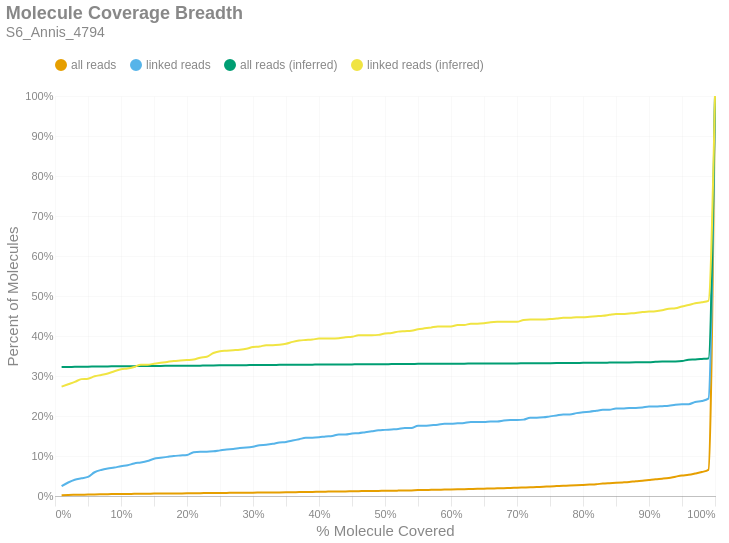

The notebook cell saved with this chart:
### Markdown cell above
### Molecule Read Coverage
This chart shows molecule coverage breadth as computed by the number of bases aligned to that molecule. In other words, "*how much of each unique long molecule is actually sequenced/aligned?*" Keep in mind there is a distinction between sequences and alignments, since some sequences belonging to a particular molecule may not align well and wouldn't appear in the alignment data. This chart also shows molecule coverage breadth as computed by the *inferred fragment* from which the aligned sequences originate. Unlike read coverage, this calculation takes into account the total insert size, including unsequenced gaps between the forward and reverse reads. Like the previous figures, these are cumulative percents.

### Code cell
if SKIPLR:
    print_html(f"Skipped")
else:
    binned_df = consolidated_hist(valids['coverage_bp'], mask, 0.01, True)
    binned_df_inf = consolidated_hist(valids['coverage_inserts'], mask, 0.01, True)
    binned_df = binned_df.with_columns(pl.lit(binned_df_inf['all reads (cumsum)']).alias('all reads (inferred)'))
    binned_df = binned_df.with_columns(pl.lit(binned_df_inf['linked reads (cumsum)']).alias('linked reads (inferred)'))
    binned_df = binned_df.with_columns(
        (pl.col('bin').cast(pl.Float64) + 0.01).alias('right_edge')
    )

    with SafeRender(binned_df):
        (
            density_plot(binned_df, 'Molecule Coverage Breadth', samplename, 'molcov', ['all reads (inferred)','linked reads (inferred)'])
            .encode(
                #x=alt.X('bin:Q', title="% Molecule Covered").axis(format = '%').scale(padding=0),
                x=alt.X('right_edge:Q', title="% Molecule Covered").axis(format='%').scale(padding=0),
                y=alt.Y('value:Q', title='Percent of Molecules')
                    .axis(format='%')
                    .stack(False)
                    .scale(domainMin=0, padding=0),
                color=alt.Color("key:N").scale(domain = ["all reads", "linked reads", "all reads (inferred)", "linked reads (inferred)"]),
                tooltip = [
                    alt.Tooltip("key:N", title = "Data Type"),
                    alt.Tooltip("range_label:N", title="% Molecule Covered"),
                    alt.Tooltip("value:Q", format = ".2%", title="% Molecules")
                ]
            )
        ).display()

### Figure 1 — Vega-Lite specification as saved in the notebook (floating-point values rounded to 4 significant figures)
{"width": "container", "height": 400, "config": {"title": {"anchor": "start", "dy": -15, "fontSize": 18, "color": "#888888", "subtitleColor": "#888888", "subtitleFontSize": 14}, "arc": {"fill": "#0072B2"}, "axis": {"domainColor": "#888888", "domainWidth": 0.5, "gridWidth": 0.2, "grid": false, "titleFontWeight": 400, "titleFontSize": 15, "labelFontSize": 11, "labelColor": "#888888", "tickColor": "#888888", "tickWidth": 0.2, "titleColor": "#888888"}, "axisBand": {"grid": false}, "axisX": {"grid": true, "tickSize": 10, "domainCap": "round"}, "axisY": {"domain": false, "grid": true, "tickSize": 0, "domainCap": "round"}, "background": "transparent", "header": {"labelFontSize": 15, "labelColor": "#888888", "titleFontSize": 15, "titleFontWeight": 600, "titleColor": "#888888"}, "legend": {"labelFont": "sans-serif", "labelFontSize": 12, "labelColor": "#888888", "symbolSize": 100, "symbolType": "circle", "titleFontSize": 12, "titlePadding": 10, "titleColor": "#888888", "title": null, "orient": "top"}, "range": {"category": ["#E69F00", "#56B4E9", "#009E73", "#F0E442", "#0072B2", "#D55E00", "#CC79A7", "#000000"], "diverging": ["#cfe8f3", "#a2d4ec", "#73bfe2", "#46abdb", "#1696d2", "#12719e"]}, "area": {"fill": "#0072B2", "fillOpacity": 0.7, "line": true, "strokeOpacity": 0.7}, "line": {"color": "#0072B2", "stroke": "#0072B2", "strokeWidth": 2}, "trail": {"color": "#0072B2", "stroke": "#0072B2", "strokeWidth": 0, "size": 1}, "point": {"filled": true, "fillOpacity": 1.0, "size": 95}, "text": {"color": "#888888", "fontSize": 11, "align": "right", "fontWeight": 400, "size": 11}, "bar": {"fill": "#0072B2", "stroke": null}, "view": {"stroke": null, "continuousWidth": 660, "continuousHeight": 400}}, "data": {"name": "data-341c920263c034fdedfe4ebc2363b2fa"}, "mark": {"type": "line", "interpolate": "monotone", "point": {"opacity": 0, "size": 275}}, "encoding": {"color": {"field": "key", "scale": {"domain": ["all reads", "linked reads", "all reads (inferred)", "linked reads (inferred)"]}, "type": "nominal"}, "tooltip": [{"field": "key", "title": "Data Type", "type": "nominal"}, {"field": "range_label", "title": "% Molecule Covered", "type": "nominal"}, {"field": "value", "format": ".2%", "title": "% Molecules", "type": "quantitative"}], "x": {"axis": {"format": "%"}, "field": "right_edge", "scale": {"padding": 0}, "title": "% Molecule Covered", "type": "quantitative"}, "y": {"axis": {"format": "%"}, "field": "value", "scale": {"domainMin": 0, "padding": 0}, "stack": false, "title": "Percent of Molecules", "type": "quantitative"}}, "params": [{"name": "param_c36ac31b6afebe62", "select": {"type": "point", "fields": ["key"]}, "bind": "legend"}], "title": {"text": "Molecule Coverage Breadth", "subtitle": "S6_Annis_4794"}, "transform": [{"fold": ["all reads (cumsum)", "linked reads (cumsum)", "all reads (inferred)", "linked reads (inferred)"]}, {"calculate": "replace(datum.key, ' (cumsum)', '')", "as": "key"}, {"filter": {"param": "param_c36ac31b6afebe62"}}], "usermeta": {"embedOptions": {"downloadFileName": "S6_Annis_4794.molcov"}}, "$schema": "https://vega.github.io/schema/vega-lite/v6.1.0.json", "datasets": {"data-341c920263c034fdedfe4ebc2363b2fa": [{"bin": "0.0", "interval": "0.0-0.01", "all reads": 0.001823, "linked reads": 0.02445, "all reads (cumsum)": 0.001823, "linked reads (cumsum)": 0.02445, "range_label": "0.0-0.01", "all reads (inferred)": 0.3222, "linked reads (inferred)": 0.2736, "right_edge": 0.01}, {"bin": "0.01", "interval": "0.01-0.02", "all reads": 0.0006405, "linked reads": 0.009313, "all reads (cumsum)": 0.002463, "linked reads (cumsum)": 0.03376, "range_label": "0.01-0.02", "all reads (inferred)": 0.3225, "linked reads (inferred)": 0.2794, "right_edge": 0.02}, {"bin": "0.02", "interval": "0.02-0.03", "all reads": 0.0004434, "linked reads": 0.006985, "all reads (cumsum)": 0.002907, "linked reads (cumsum)": 0.04075, "range_label": "0.02-0.03", "all reads (inferred)": 0.3229, "linked reads (inferred)": 0.2852, "right_edge": 0.03}, {"bin": "0.03", "interval": "0.03-0.04", "all reads": 0.0003941, "linked reads": 0.003492, "all reads (cumsum)": 0.003301, "linked reads (cumsum)": 0.04424, "range_label": "0.03-0.04", "all reads (inferred)": 0.3233, "linked reads (inferred)": 0.2922, "right_edge": 0.04}, {"bin": "0.04", "interval": "0.04-0.05", "all reads": 0.0001971, "linked reads": 0.003492, "all reads (cumsum)": 0.003498, "linked reads (cumsum)": 0.04773, "range_label": "0.04-0.05", "all reads (inferred)": 0.3234, "linked reads (inferred)": 0.2934, "right_edge": 0.05}, {"bin": "0.05", "interval": "0.05-0.06", "all reads": 0.0005419, "linked reads": 0.01164, "all reads (cumsum)": 0.00404, "linked reads (cumsum)": 0.05937, "range_label": "0.05-0.06", "all reads (inferred)": 0.3236, "linked reads (inferred)": 0.2992, "right_edge": 0.06}, {"bin": "0.06", "interval": "0.06-0.07", "all reads": 0.0003449, "linked reads": 0.005821, "all reads (cumsum)": 0.004385, "linked reads (cumsum)": 0.06519, "range_label": "0.06-0.07", "all reads (inferred)": 0.3238, "linked reads (inferred)": 0.3027, "right_edge": 0.07}, {"bin": "0.07", "interval": "0.07-0.08", "all reads": 0.0002956, "linked reads": 0.003492, "all reads (cumsum)": 0.00468, "linked reads (cumsum)": 0.06868, "range_label": "0.07-0.08", "all reads (inferred)": 0.324, "linked reads (inferred)": 0.3062, "right_edge": 0.08}, {"bin": "0.08", "interval": "0.08-0.09", "all reads": 9.853e-05, "linked reads": 0.002328, "all reads (cumsum)": 0.004779, "linked reads (cumsum)": 0.07101, "range_label": "0.08-0.09", "all reads (inferred)": 0.3242, "linked reads (inferred)": 0.312, "right_edge": 0.09}, {"bin": "0.09", "interval": "0.09-0.1", "all reads": 0.0001971, "linked reads": 0.003492, "all reads (cumsum)": 0.004976, "linked reads (cumsum)": 0.07451, "range_label": "0.09-0.1", "all reads (inferred)": 0.3244, "linked reads (inferred)": 0.3166, "right_edge": 0.1}, {"bin": "0.1", "interval": "0.1-0.11", "all reads": 9.853e-05, "linked reads": 0.002328, "all reads (cumsum)": 0.005074, "linked reads (cumsum)": 0.07683, "range_label": "0.1-0.11", "all reads (inferred)": 0.3245, "linked reads (inferred)": 0.319, "right_edge": 0.11}, {"bin": "0.11", "interval": "0.11-0.12", "all reads": 0.0003449, "linked reads": 0.004657, "all reads (cumsum)": 0.005419, "linked reads (cumsum)": 0.08149, "range_label": "0.11-0.12", "all reads (inferred)": 0.3247, "linked reads (inferred)": 0.3225, "right_edge": 0.12}, {"bin": "0.12", "interval": "0.12-0.13", "all reads": 0.0001478, "linked reads": 0.002328, "all reads (cumsum)": 0.005567, "linked reads (cumsum)": 0.08382, "range_label": "0.12-0.13", "all reads (inferred)": 0.3249, "linked reads (inferred)": 0.3283, "right_edge": 0.13}, {"bin": "0.13", "interval": "0.13-0.14", "all reads": 0.0001971, "linked reads": 0.003492, "all reads (cumsum)": 0.005764, "linked reads (cumsum)": 0.08731, "range_label": "0.13-0.14", "all reads (inferred)": 0.325, "linked reads (inferred)": 0.3283, "right_edge": 0.14}, {"bin": "0.14", "interval": "0.14-0.15", "all reads": 0.0002956, "linked reads": 0.005821, "all reads (cumsum)": 0.00606, "linked reads (cumsum)": 0.09313, "range_label": "0.14-0.15", "all reads (inferred)": 0.3251, "linked reads (inferred)": 0.3306, "right_edge": 0.15}, {"bin": "0.15", "interval": "0.15-0.16", "all reads": 9.853e-05, "linked reads": 0.002328, "all reads (cumsum)": 0.006158, "linked reads (cumsum)": 0.09546, "range_label": "0.15-0.16", "all reads (inferred)": 0.3253, "linked reads (inferred)": 0.3329, "right_edge": 0.16}, {"bin": "0.16", "interval": "0.16-0.17", "all reads": 0.0001478, "linked reads": 0.002328, "all reads (cumsum)": 0.006306, "linked reads (cumsum)": 0.09779, "range_label": "0.16-0.17", "all reads (inferred)": 0.3254, "linked reads (inferred)": 0.3353, "right_edge": 0.17}, {"bin": "0.17", "interval": "0.17-0.18", "all reads": 9.853e-05, "linked reads": 0.002328, "all reads (cumsum)": 0.006405, "linked reads (cumsum)": 0.1001, "range_label": "0.17-0.18", "all reads (inferred)": 0.3255, "linked reads (inferred)": 0.3376, "right_edge": 0.18}, {"bin": "0.18", "interval": "0.18-0.19", "all reads": 9.853e-05, "linked reads": 0.001164, "all reads (cumsum)": 0.006503, "linked reads (cumsum)": 0.1013, "range_label": "0.18-0.19", "all reads (inferred)": 0.3255, "linked reads (inferred)": 0.3388, "right_edge": 0.19}, {"bin": "0.19", "interval": "0.19-0.2", "all reads": 0.0001478, "linked reads": 0.001164, "all reads (cumsum)": 0.006651, "linked reads (cumsum)": 0.1024, "range_label": "0.19-0.2", "all reads (inferred)": 0.3256, "linked reads (inferred)": 0.3399, "right_edge": 0.2}, {"bin": "0.2", "interval": "0.2-0.21", "all reads": 0.0003941, "linked reads": 0.006985, "all reads (cumsum)": 0.007045, "linked reads (cumsum)": 0.1094, "range_label": "0.2-0.21", "all reads (inferred)": 0.3257, "linked reads (inferred)": 0.3411, "right_edge": 0.21}, {"bin": "0.21", "interval": "0.21-0.22", "all reads": 9.853e-05, "linked reads": 0.001164, "all reads (cumsum)": 0.007144, "linked reads (cumsum)": 0.1106, "range_label": "0.21-0.22", "all reads (inferred)": 0.3259, "linked reads (inferred)": 0.3458, "right_edge": 0.22}, {"bin": "0.22", "interval": "0.22-0.23", "all reads": 0.0001478, "linked reads": 0.0, "all reads (cumsum)": 0.007291, "linked reads (cumsum)": 0.1106, "range_label": "0.22-0.23", "all reads (inferred)": 0.326, "linked reads (inferred)": 0.3481, "right_edge": 0.23}, {"bin": "0.23", "interval": "0.23-0.24", "all reads": 0.0001478, "linked reads": 0.001164, "all reads (cumsum)": 0.007439, "linked reads (cumsum)": 0.1118, "range_label": "0.23-0.24", "all reads (inferred)": 0.3265, "linked reads (inferred)": 0.3574, "right_edge": 0.24}, {"bin": "0.24", "interval": "0.24-0.25", "all reads": 9.853e-05, "linked reads": 0.002328, "all reads (cumsum)": 0.007538, "linked reads (cumsum)": 0.1141, "range_label": "0.24-0.25", "all reads (inferred)": 0.3267, "linked reads (inferred)": 0.362, "right_edge": 0.25}, {"bin": "0.25", "interval": "0.25-0.26", "all reads": 0.0001971, "linked reads": 0.002328, "all reads (cumsum)": 0.007735, "linked reads (cumsum)": 0.1164, "range_label": "0.25-0.26", "all reads (inferred)": 0.3268, "linked reads (inferred)": 0.3632, "right_edge": 0.26}, {"bin": "0.26", "interval": "0.26-0.27", "all reads": 0.0002463, "linked reads": 0.001164, "all reads (cumsum)": 0.007981, "linked reads (cumsum)": 0.1176, "range_label": "0.26-0.27", "all reads (inferred)": 0.3268, "linked reads (inferred)": 0.3644, "right_edge": 0.27}, {"bin": "0.27", "interval": "0.27-0.28", "all reads": 9.853e-05, "linked reads": 0.002328, "all reads (cumsum)": 0.00808, "linked reads (cumsum)": 0.1199, "range_label": "0.27-0.28", "all reads (inferred)": 0.3269, "linked reads (inferred)": 0.3655, "right_edge": 0.28}, {"bin": "0.28", "interval": "0.28-0.29", "all reads": 9.853e-05, "linked reads": 0.001164, "all reads (cumsum)": 0.008178, "linked reads (cumsum)": 0.1211, "range_label": "0.28-0.29", "all reads (inferred)": 0.3271, "linked reads (inferred)": 0.3679, "right_edge": 0.29}, {"bin": "0.29", "interval": "0.29-0.3", "all reads": 0.0001478, "linked reads": 0.002328, "all reads (cumsum)": 0.008326, "linked reads (cumsum)": 0.1234, "range_label": "0.29-0.3", "all reads (inferred)": 0.3273, "linked reads (inferred)": 0.3725, "right_edge": 0.3}, {"bin": "0.3", "interval": "0.3-0.31", "all reads": 0.0001971, "linked reads": 0.003492, "all reads (cumsum)": 0.008523, "linked reads (cumsum)": 0.1269, "range_label": "0.3-0.31", "all reads (inferred)": 0.3274, "linked reads (inferred)": 0.3737, "right_edge": 0.31}, {"bin": "0.31", "interval": "0.31-0.32", "all reads": 0.0001971, "linked reads": 0.001164, "all reads (cumsum)": 0.00872, "linked reads (cumsum)": 0.1281, "range_label": "0.31-0.32", "all reads (inferred)": 0.3277, "linked reads (inferred)": 0.3772, "right_edge": 0.32}, {"bin": "0.32", "interval": "0.32-0.33", "all reads": 0.0001478, "linked reads": 0.002328, "all reads (cumsum)": 0.008868, "linked reads (cumsum)": 0.1304, "range_label": "0.32-0.33", "all reads (inferred)": 0.3278, "linked reads (inferred)": 0.3772, "right_edge": 0.33}, {"bin": "0.33", "interval": "0.33-0.34", "all reads": 0.0001478, "linked reads": 0.003492, "all reads (cumsum)": 0.009016, "linked reads (cumsum)": 0.1339, "range_label": "0.33-0.34", "all reads (inferred)": 0.3278, "linked reads (inferred)": 0.3783, "right_edge": 0.34}, {"bin": "0.34", "interval": "0.34-0.35", "all reads": 0.0001971, "linked reads": 0.001164, "all reads (cumsum)": 0.009213, "linked reads (cumsum)": 0.135, "range_label": "0.34-0.35", "all reads (inferred)": 0.3279, "linked reads (inferred)": 0.3807, "right_edge": 0.35}, {"bin": "0.35", "interval": "0.35-0.36", "all reads": 0.0002463, "linked reads": 0.003492, "all reads (cumsum)": 0.009459, "linked reads (cumsum)": 0.1385, "range_label": "0.35-0.36", "all reads (inferred)": 0.3281, "linked reads (inferred)": 0.3853, "right_edge": 0.36}, {"bin": "0.36", "interval": "0.36-0.37", "all reads": 0.0003941, "linked reads": 0.003492, "all reads (cumsum)": 0.009853, "linked reads (cumsum)": 0.142, "range_label": "0.36-0.37", "all reads (inferred)": 0.3283, "linked reads (inferred)": 0.3888, "right_edge": 0.37}, {"bin": "0.37", "interval": "0.37-0.38", "all reads": 0.0002463, "linked reads": 0.003492, "all reads (cumsum)": 0.0101, "linked reads (cumsum)": 0.1455, "range_label": "0.37-0.38", "all reads (inferred)": 0.3284, "linked reads (inferred)": 0.39, "right_edge": 0.38}, {"bin": "0.38", "interval": "0.38-0.39", "all reads": 9.853e-05, "linked reads": 0.0, "all reads (cumsum)": 0.0102, "linked reads (cumsum)": 0.1455, "range_label": "0.38-0.39", "all reads (inferred)": 0.3284, "linked reads (inferred)": 0.3912, "right_edge": 0.39}, {"bin": "0.39", "interval": "0.39-0.4", "all reads": 0.0004927, "linked reads": 0.001164, "all reads (cumsum)": 0.01069, "linked reads (cumsum)": 0.1467, "range_label": "0.39-0.4", "all reads (inferred)": 0.3285, "linked reads (inferred)": 0.3935, "right_edge": 0.4}, {"bin": "0.4", "interval": "0.4-0.41", "all reads": 0.0002463, "linked reads": 0.002328, "all reads (cumsum)": 0.01094, "linked reads (cumsum)": 0.149, "range_label": "0.4-0.41", "all reads (inferred)": 0.3285, "linked reads (inferred)": 0.3935, "right_edge": 0.41}, {"bin": "0.41", "interval": "0.41-0.42", "all reads": 0.0001971, "linked reads": 0.001164, "all reads (cumsum)": 0.01113, "linked reads (cumsum)": 0.1502, "range_label": "0.41-0.42", "all reads (inferred)": 0.3286, "linked reads (inferred)": 0.3935, "right_edge": 0.42}, {"bin": "0.42", "interval": "0.42-0.43", "all reads": 0.0002956, "linked reads": 0.003492, "all reads (cumsum)": 0.01143, "linked reads (cumsum)": 0.1537, "range_label": "0.42-0.43", "all reads (inferred)": 0.3288, "linked reads (inferred)": 0.3946, "right_edge": 0.43}, {"bin": "0.43", "interval": "0.43-0.44", "all reads": 0.0, "linked reads": 0.0, "all reads (cumsum)": 0.01143, "linked reads (cumsum)": 0.1537, "range_label": "0.43-0.44", "all reads (inferred)": 0.3289, "linked reads (inferred)": 0.397, "right_edge": 0.44}, {"bin": "0.44", "interval": "0.44-0.45", "all reads": 0.0003941, "linked reads": 0.002328, "all reads (cumsum)": 0.01182, "linked reads (cumsum)": 0.156, "range_label": "0.44-0.45", "all reads (inferred)": 0.329, "linked reads (inferred)": 0.3981, "right_edge": 0.45}, {"bin": "0.45", "interval": "0.45-0.46", "all reads": 0.0002463, "linked reads": 0.001164, "all reads (cumsum)": 0.01207, "linked reads (cumsum)": 0.1572, "range_label": "0.45-0.46", "all reads (inferred)": 0.3292, "linked reads (inferred)": 0.4016, "right_edge": 0.46}, {"bin": "0.46", "interval": "0.46-0.47", "all reads": 0.0003941, "linked reads": 0.002328, "all reads (cumsum)": 0.01246, "linked reads (cumsum)": 0.1595, "range_label": "0.46-0.47", "all reads (inferred)": 0.3293, "linked reads (inferred)": 0.4016, "right_edge": 0.47}, {"bin": "0.47", "interval": "0.47-0.48", "all reads": 0.0001971, "linked reads": 0.002328, "all reads (cumsum)": 0.01266, "linked reads (cumsum)": 0.1618, "range_label": "0.47-0.48", "all reads (inferred)": 0.3293, "linked reads (inferred)": 0.4016, "right_edge": 0.48}, {"bin": "0.48", "interval": "0.48-0.49", "all reads": 0.0001478, "linked reads": 0.002328, "all reads (cumsum)": 0.01281, "linked reads (cumsum)": 0.1641, "range_label": "0.48-0.49", "all reads (inferred)": 0.3294, "linked reads (inferred)": 0.4028, "right_edge": 0.49}, {"bin": "0.49", "interval": "0.49-0.5", "all reads": 0.0002463, "linked reads": 0.001164, "all reads (cumsum)": 0.01306, "linked reads (cumsum)": 0.1653, "range_label": "0.49-0.5", "all reads (inferred)": 0.3296, "linked reads (inferred)": 0.4063, "right_edge": 0.5}, {"bin": "0.5", "interval": "0.5-0.51", "all reads": 0.0001478, "linked reads": 0.001164, "all reads (cumsum)": 0.0132, "linked reads (cumsum)": 0.1665, "range_label": "0.5-0.51", "all reads (inferred)": 0.3297, "linked reads (inferred)": 0.4075, "right_edge": 0.51}, {"bin": "0.51", "interval": "0.51-0.52", "all reads": 0.0002463, "linked reads": 0.001164, "all reads (cumsum)": 0.01345, "linked reads (cumsum)": 0.1676, "range_label": "0.51-0.52", "all reads (inferred)": 0.3299, "linked reads (inferred)": 0.4109, "right_edge": 0.52}, {"bin": "0.52", "interval": "0.52-0.53", "all reads": 0.0002956, "linked reads": 0.002328, "all reads (cumsum)": 0.01375, "linked reads (cumsum)": 0.17, "range_label": "0.52-0.53", "all reads (inferred)": 0.3299, "linked reads (inferred)": 0.4121, "right_edge": 0.53}, {"bin": "0.53", "interval": "0.53-0.54", "all reads": 0.0002463, "linked reads": 0.0, "all reads (cumsum)": 0.01399, "linked reads (cumsum)": 0.17, "range_label": "0.53-0.54", "all reads (inferred)": 0.33, "linked reads (inferred)": 0.4133, "right_edge": 0.54}, {"bin": "0.54", "interval": "0.54-0.55", "all reads": 0.000739, "linked reads": 0.005821, "all reads (cumsum)": 0.01473, "linked reads (cumsum)": 0.1758, "range_label": "0.54-0.55", "all reads (inferred)": 0.3303, "linked reads (inferred)": 0.4168, "right_edge": 0.55}, {"bin": "0.55", "interval": "0.55-0.56", "all reads": 0.0001971, "linked reads": 0.0, "all reads (cumsum)": 0.01493, "linked reads (cumsum)": 0.1758, "range_label": "0.55-0.56", "all reads (inferred)": 0.3304, "linked reads (inferred)": 0.4191, "right_edge": 0.56}, {"bin": "0.56", "interval": "0.56-0.57", "all reads": 0.0004434, "linked reads": 0.001164, "all reads (cumsum)": 0.01537, "linked reads (cumsum)": 0.1769, "range_label": "0.56-0.57", "all reads (inferred)": 0.3306, "linked reads (inferred)": 0.4214, "right_edge": 0.57}, {"bin": "0.57", "interval": "0.57-0.58", "all reads": 0.0003941, "linked reads": 0.001164, "all reads (cumsum)": 0.01577, "linked reads (cumsum)": 0.1781, "range_label": "0.57-0.58", "all reads (inferred)": 0.3307, "linked reads (inferred)": 0.4237, "right_edge": 0.58}, {"bin": "0.58", "interval": "0.58-0.59", "all reads": 0.0002956, "linked reads": 0.002328, "all reads (cumsum)": 0.01606, "linked reads (cumsum)": 0.1804, "range_label": "0.58-0.59", "all reads (inferred)": 0.3307, "linked reads (inferred)": 0.4237, "right_edge": 0.59}, {"bin": "0.59", "interval": "0.59-0.6", "all reads": 0.0004434, "linked reads": 0.0, "all reads (cumsum)": 0.0165, "linked reads (cumsum)": 0.1804, "range_label": "0.59-0.6", "all reads (inferred)": 0.3307, "linked reads (inferred)": 0.4237, "right_edge": 0.6}, {"bin": "0.6", "interval": "0.6-0.61", "all reads": 0.0002956, "linked reads": 0.001164, "all reads (cumsum)": 0.0168, "linked reads (cumsum)": 0.1816, "range_label": "0.6-0.61", "all reads (inferred)": 0.3309, "linked reads (inferred)": 0.4272, "right_edge": 0.61}, {"bin": "0.61", "interval": "0.61-0.62", "all reads": 0.0001478, "linked reads": 0.001164, "all reads (cumsum)": 0.01695, "linked reads (cumsum)": 0.1828, "range_label": "0.61-0.62", "all reads (inferred)": 0.3309, "linked reads (inferred)": 0.4272, "right_edge": 0.62}, {"bin": "0.62", "interval": "0.62-0.63", "all reads": 0.0004927, "linked reads": 0.002328, "all reads (cumsum)": 0.01744, "linked reads (cumsum)": 0.1851, "range_label": "0.62-0.63", "all reads (inferred)": 0.3311, "linked reads (inferred)": 0.4307, "right_edge": 0.63}, {"bin": "0.63", "interval": "0.63-0.64", "all reads": 0.0004927, "linked reads": 0.0, "all reads (cumsum)": 0.01793, "linked reads (cumsum)": 0.1851, "range_label": "0.63-0.64", "all reads (inferred)": 0.3311, "linked reads (inferred)": 0.4307, "right_edge": 0.64}, {"bin": "0.64", "interval": "0.64-0.65", "all reads": 0.0003449, "linked reads": 0.0, "all reads (cumsum)": 0.01828, "linked reads (cumsum)": 0.1851, "range_label": "0.64-0.65", "all reads (inferred)": 0.3312, "linked reads (inferred)": 0.4319, "right_edge": 0.65}, {"bin": "0.65", "interval": "0.65-0.66", "all reads": 0.0005912, "linked reads": 0.001164, "all reads (cumsum)": 0.01887, "linked reads (cumsum)": 0.1863, "range_label": "0.65-0.66", "all reads (inferred)": 0.3313, "linked reads (inferred)": 0.4342, "right_edge": 0.66}, {"bin": "0.66", "interval": "0.66-0.67", "all reads": 0.0001971, "linked reads": 0.0, "all reads (cumsum)": 0.01907, "linked reads (cumsum)": 0.1863, "range_label": "0.66-0.67", "all reads (inferred)": 0.3314, "linked reads (inferred)": 0.4354, "right_edge": 0.67}, {"bin": "0.67", "interval": "0.67-0.68", "all reads": 0.0004434, "linked reads": 0.002328, "all reads (cumsum)": 0.01951, "linked reads (cumsum)": 0.1886, "range_label": "0.67-0.68", "all reads (inferred)": 0.3314, "linked reads (inferred)": 0.4354, "right_edge": 0.68}, {"bin": "0.68", "interval": "0.68-0.69", "all reads": 0.0006405, "linked reads": 0.001164, "all reads (cumsum)": 0.02015, "linked reads (cumsum)": 0.1898, "range_label": "0.68-0.69", "all reads (inferred)": 0.3315, "linked reads (inferred)": 0.4354, "right_edge": 0.69}, {"bin": "0.69", "interval": "0.69-0.7", "all reads": 0.0004927, "linked reads": 0.0, "all reads (cumsum)": 0.02064, "linked reads (cumsum)": 0.1898, "range_label": "0.69-0.7", "all reads (inferred)": 0.3316, "linked reads (inferred)": 0.4354, "right_edge": 0.7}, {"bin": "0.7", "interval": "0.7-0.71", "all reads": 0.0005912, "linked reads": 0.001164, "all reads (cumsum)": 0.02123, "linked reads (cumsum)": 0.1909, "range_label": "0.7-0.71", "all reads (inferred)": 0.3318, "linked reads (inferred)": 0.44, "right_edge": 0.71}, {"bin": "0.71", "interval": "0.71-0.72", "all reads": 0.0005912, "linked reads": 0.004657, "all reads (cumsum)": 0.02182, "linked reads (cumsum)": 0.1956, "range_label": "0.71-0.72", "all reads (inferred)": 0.3319, "linked reads (inferred)": 0.4412, "right_edge": 0.72}, {"bin": "0.72", "interval": "0.72-0.73", "all reads": 0.0004434, "linked reads": 0.0, "all reads (cumsum)": 0.02227, "linked reads (cumsum)": 0.1956, "range_label": "0.72-0.73", "all reads (inferred)": 0.332, "linked reads (inferred)": 0.4412, "right_edge": 0.73}, {"bin": "0.73", "interval": "0.73-0.74", "all reads": 0.0007883, "linked reads": 0.001164, "all reads (cumsum)": 0.02306, "linked reads (cumsum)": 0.1967, "range_label": "0.73-0.74", "all reads (inferred)": 0.332, "linked reads (inferred)": 0.4412, "right_edge": 0.74}, {"bin": "0.74", "interval": "0.74-0.75", "all reads": 0.0009853, "linked reads": 0.002328, "all reads (cumsum)": 0.02404, "linked reads (cumsum)": 0.1991, "range_label": "0.74-0.75", "all reads (inferred)": 0.3321, "linked reads (inferred)": 0.4424, "right_edge": 0.75}, {"bin": "0.75", "interval": "0.75-0.76", "all reads": 0.0006897, "linked reads": 0.002328, "all reads (cumsum)": 0.02473, "linked reads (cumsum)": 0.2014, "range_label": "0.75-0.76", "all reads (inferred)": 0.3322, "linked reads (inferred)": 0.4435, "right_edge": 0.76}, {"bin": "0.76", "interval": "0.76-0.77", "all reads": 0.0006897, "linked reads": 0.002328, "all reads (cumsum)": 0.02542, "linked reads (cumsum)": 0.2037, "range_label": "0.76-0.77", "all reads (inferred)": 0.3324, "linked reads (inferred)": 0.4459, "right_edge": 0.77}, {"bin": "0.77", "interval": "0.77-0.78", "all reads": 0.0006405, "linked reads": 0.0, "all reads (cumsum)": 0.02606, "linked reads (cumsum)": 0.2037, "range_label": "0.77-0.78", "all reads (inferred)": 0.3324, "linked reads (inferred)": 0.4459, "right_edge": 0.78}, {"bin": "0.78", "interval": "0.78-0.79", "all reads": 0.000739, "linked reads": 0.003492, "all reads (cumsum)": 0.0268, "linked reads (cumsum)": 0.2072, "range_label": "0.78-0.79", "all reads (inferred)": 0.3325, "linked reads (inferred)": 0.447, "right_edge": 0.79}, {"bin": "0.79", "interval": "0.79-0.8", "all reads": 0.0008868, "linked reads": 0.002328, "all reads (cumsum)": 0.02769, "linked reads (cumsum)": 0.2095, "range_label": "0.79-0.8", "all reads (inferred)": 0.3328, "linked reads (inferred)": 0.447, "right_edge": 0.8}, {"bin": "0.8", "interval": "0.8-0.81", "all reads": 0.0009361, "linked reads": 0.001164, "all reads (cumsum)": 0.02862, "linked reads (cumsum)": 0.2107, "range_label": "0.8-0.81", "all reads (inferred)": 0.3329, "linked reads (inferred)": 0.4482, "right_edge": 0.81}, {"bin": "0.81", "interval": "0.81-0.82", "all reads": 0.0009853, "linked reads": 0.002328, "all reads (cumsum)": 0.02961, "linked reads (cumsum)": 0.213, "range_label": "0.81-0.82", "all reads (inferred)": 0.333, "linked reads (inferred)": 0.4494, "right_edge": 0.82}, {"bin": "0.82", "interval": "0.82-0.83", "all reads": 0.001429, "linked reads": 0.002328, "all reads (cumsum)": 0.03104, "linked reads (cumsum)": 0.2154, "range_label": "0.82-0.83", "all reads (inferred)": 0.3333, "linked reads (inferred)": 0.4505, "right_edge": 0.83}, {"bin": "0.83", "interval": "0.83-0.84", "all reads": 0.0009853, "linked reads": 0.0, "all reads (cumsum)": 0.03202, "linked reads (cumsum)": 0.2154, "range_label": "0.83-0.84", "all reads (inferred)": 0.3335, "linked reads (inferred)": 0.4529, "right_edge": 0.84}, {"bin": "0.84", "interval": "0.84-0.85", "all reads": 0.0008868, "linked reads": 0.003492, "all reads (cumsum)": 0.03291, "linked reads (cumsum)": 0.2189, "range_label": "0.84-0.85", "all reads (inferred)": 0.3336, "linked reads (inferred)": 0.4552, "right_edge": 0.85}, {"bin": "0.85", "interval": "0.85-0.86", "all reads": 0.0009853, "linked reads": 0.0, "all reads (cumsum)": 0.03389, "linked reads (cumsum)": 0.2189, "range_label": "0.85-0.86", "all reads (inferred)": 0.3337, "linked reads (inferred)": 0.4552, "right_edge": 0.86}, {"bin": "0.86", "interval": "0.86-0.87", "all reads": 0.001182, "linked reads": 0.001164, "all reads (cumsum)": 0.03508, "linked reads (cumsum)": 0.22, "range_label": "0.86-0.87", "all reads (inferred)": 0.334, "linked reads (inferred)": 0.4563, "right_edge": 0.87}, {"bin": "0.87", "interval": "0.87-0.88", "all reads": 0.001872, "linked reads": 0.0, "all reads (cumsum)": 0.03695, "linked reads (cumsum)": 0.22, "range_label": "0.87-0.88", "all reads (inferred)": 0.3343, "linked reads (inferred)": 0.4575, "right_edge": 0.88}, {"bin": "0.88", "interval": "0.88-0.89", "all reads": 0.00133, "linked reads": 0.001164, "all reads (cumsum)": 0.03828, "linked reads (cumsum)": 0.2212, "range_label": "0.88-0.89", "all reads (inferred)": 0.3345, "linked reads (inferred)": 0.4598, "right_edge": 0.89}, {"bin": "0.89", "interval": "0.89-0.9", "all reads": 0.001872, "linked reads": 0.002328, "all reads (cumsum)": 0.04015, "linked reads (cumsum)": 0.2235, "range_label": "0.89-0.9", "all reads (inferred)": 0.3347, "linked reads (inferred)": 0.461, "right_edge": 0.9}, {"bin": "0.9", "interval": "0.9-0.91", "all reads": 0.001872, "linked reads": 0.0, "all reads (cumsum)": 0.04202, "linked reads (cumsum)": 0.2235, "range_label": "0.9-0.91", "all reads (inferred)": 0.3355, "linked reads (inferred)": 0.4622, "right_edge": 0.91}, {"bin": "0.91", "interval": "0.91-0.92", "all reads": 0.00133, "linked reads": 0.001164, "all reads (cumsum)": 0.04335, "linked reads (cumsum)": 0.2247, "range_label": "0.91-0.92", "all reads (inferred)": 0.3361, "linked reads (inferred)": 0.4645, "right_edge": 0.92}, {"bin": "0.92", "interval": "0.92-0.93", "all reads": 0.001823, "linked reads": 0.001164, "all reads (cumsum)": 0.04518, "linked reads (cumsum)": 0.2258, "range_label": "0.92-0.93", "all reads (inferred)": 0.3364, "linked reads (inferred)": 0.468, "right_edge": 0.93}, {"bin": "0.93", "interval": "0.93-0.94", "all reads": 0.003153, "linked reads": 0.002328, "all reads (cumsum)": 0.04833, "linked reads (cumsum)": 0.2282, "range_label": "0.93-0.94", "all reads (inferred)": 0.3365, "linked reads (inferred)": 0.4692, "right_edge": 0.94}, {"bin": "0.94", "interval": "0.94-0.95", "all reads": 0.002907, "linked reads": 0.001164, "all reads (cumsum)": 0.05124, "linked reads (cumsum)": 0.2293, "range_label": "0.94-0.95", "all reads (inferred)": 0.3373, "linked reads (inferred)": 0.4738, "right_edge": 0.95}, {"bin": "0.95", "interval": "0.95-0.96", "all reads": 0.001872, "linked reads": 0.0, "all reads (cumsum)": 0.05311, "linked reads (cumsum)": 0.2293, "range_label": "0.95-0.96", "all reads (inferred)": 0.3409, "linked reads (inferred)": 0.4773, "right_edge": 0.96}, {"bin": "0.96", "interval": "0.96-0.97", "all reads": 0.003153, "linked reads": 0.005821, "all reads (cumsum)": 0.05626, "linked reads (cumsum)": 0.2352, "range_label": "0.96-0.97", "all reads (inferred)": 0.3415, "linked reads (inferred)": 0.482, "right_edge": 0.97}, {"bin": "0.97", "interval": "0.97-0.98", "all reads": 0.003596, "linked reads": 0.002328, "all reads (cumsum)": 0.05986, "linked reads (cumsum)": 0.2375, "range_label": "0.97-0.98", "all reads (inferred)": 0.3426, "linked reads (inferred)": 0.4843, "right_edge": 0.98}, {"bin": "0.98", "interval": "0.98-0.99", "all reads": 0.005469, "linked reads": 0.005821, "all reads (cumsum)": 0.06533, "linked reads (cumsum)": 0.2433, "range_label": "0.98-0.99", "all reads (inferred)": 0.3439, "linked reads (inferred)": 0.4878, "right_edge": 0.99}, {"bin": "0.99", "interval": "0.99-1.0", "all reads": 0.9347, "linked reads": 0.7567, "all reads (cumsum)": 1.0, "linked reads (cumsum)": 1.0, "range_label": "0.99-1.0", "all reads (inferred)": 1.0, "linked reads (inferred)": 1.0, "right_edge": 1.0}]}}
